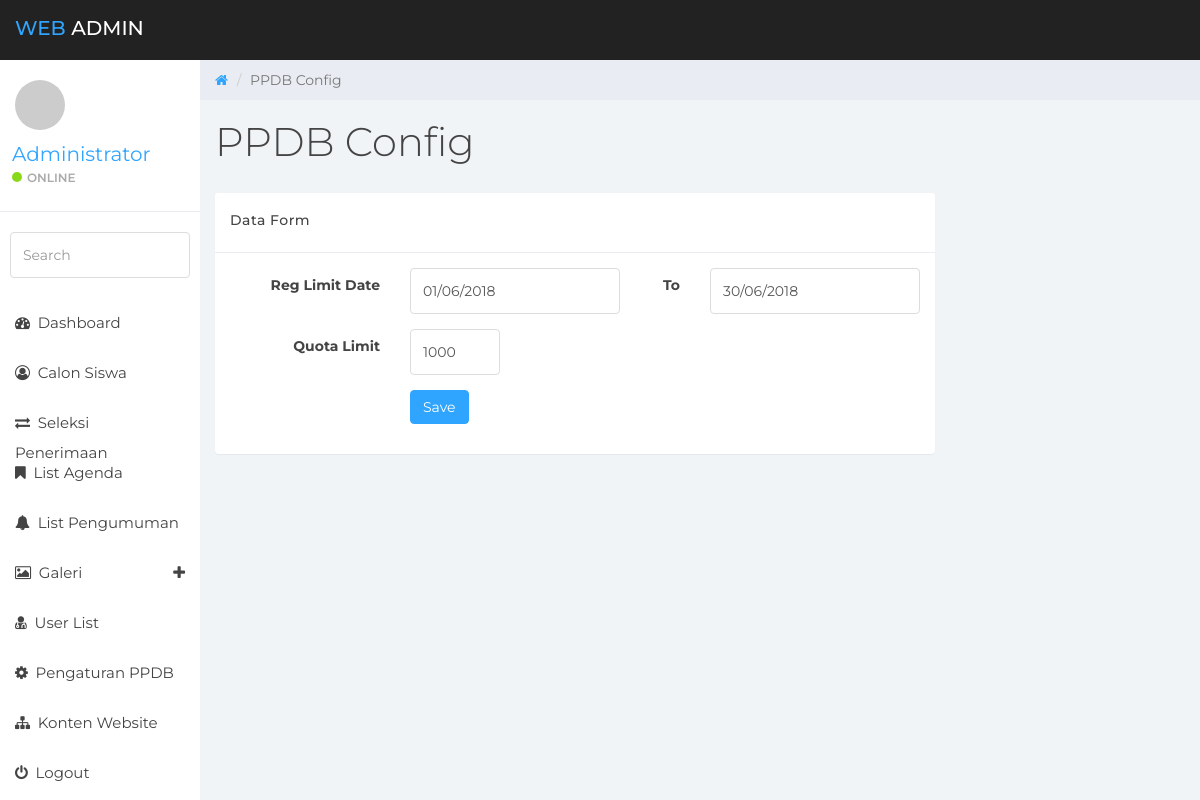
The app's page /sysadmin/?page=ppdb-config (signed in) with its own data.
### tables this page shows
CREATE TABLE `ppdb_setup` (
  `setup_id` int(5) NOT NULL,
  `setup_date_pre` date NOT NULL,
  `setup_date_post` date NOT NULL,
  `setup_quota` int(11) NOT NULL
);

### includes/constants.php (called while the page is built, shortened)
<?php
$baseurl = "http://".$_SERVER['HTTP_HOST'].str_replace(basename($_SERVER['SCRIPT_NAME']),"",$_SERVER['SCRIPT_NAME']);
?>

### includes/class.db.php (called while the page is built, shortened)
<?php
class DB
{
    private $link = null;
    static $inst = null;
    public function __construct()
    {
        try {
            $this->link = new mysqli( DB_HOST, DB_USER, DB_PASS, DB_NAME );
            $this->link->set_charset( "utf8" );
        } catch ( Exception $e ) {
            die( 'Unable to connect to database' );
        }
    }
    public function num_rows( $query )
    {
        $num_rows = $this->link->query( $query );
        if( $this->link->error )
        {
            $this->log_db_errors( $this->link->error, $query );
            return $this->link->error;
        }
        else
        {
            return $num_rows->num_rows;
        }
    }
    public function get_row( $query, $object = false )
    {
        $row = $this->link->query( $query );
        if( $this->link->error )
        {
            $this->log_db_errors( $this->link->error, $query );
            return false;
        }
        else
        {
            $r = ( !$object ) ? $row->fetch_row() : $row->fetch_object();
            return $r;
        }
    }
    static function getInstance()
    {
        if( self::$inst == null )
        {
            self::$inst = new DB();
        }
        return self::$inst;
    }
}

### sysadmin/modules/setup/v_form.php (the view, shortened to what this page needs)
<?php
$pagetitle = "PPDB Config";
$act = "modules/setup/do_task.php";
$getpage = "ppdb-config";
$getact = htmlspecialchars($_GET["act"], ENT_QUOTES, 'UTF-8');
?>
<div class="row">
    <ol class="breadcrumb">
        <li><a href="<?php echo $baseurl;?>">
            <em class="fa fa-home"></em>
        </a></li>
        <li class="active"><?php echo $pagetitle;?></li>
    </ol>
</div>
<div class="row">
    <div class="col-lg-12">
        <h1 class="page-header"><?php echo $pagetitle;?></h1>
    </div>
</div>
<?php
switch($getact){
    default:
$key = htmlspecialchars(1, ENT_QUOTES, 'UTF-8');
$query = "SELECT * FROM ppdb_setup WHERE setup_id = '$key' ";
if( $database->num_rows( $query ) > 0 )
{
    list( $id, $predate, $postdate, $quota ) = $database->get_row( $query );
    $vpredate = $predate == "0000-00-00" ? date("d/m/Y") : date("d/m/Y", strtotime($predate));
    $vpostdate = $postdate == "0000-00-00" ? date("d/m/Y") : date("d/m/Y", strtotime($postdate));
    $vquota = $quota == 0 ? 1000 : (int) $quota;
?>
<div class="row">
    <div class="col-lg-9">
        <div class="panel panel-default">
            <div class="panel-heading">
                <h5>Data Form</h5>
            </div>
            <div class="panel-body">
                <form role="form" class="form-horizontal" method="POST" action="<?php echo $act.'?page='.$getpage;?>&act=update">
                    <div class="form-group">
                        <label class="col-sm-3 control-label">Reg Limit Date</label>
                        <div class="col-sm-4">
                            <input type="text" name="fpredate" class="form-control datepicker" value="<?php echo $vpredate; ?>">
                        </div>
                        <label class="col-sm-1 control-label"> To </label>
                        <div class="col-sm-4">
                            <input type="text" name="fpostdate" class="form-control datepicker" value="<?php echo $vpostdate; ?>">
                        </div>
                    </div>
                    <div class="form-group">
                        <label class="col-sm-3 control-label">Quota Limit</label>
                        <div class="col-sm-2">
                            <input type="number" name="fquota" class="form-control" id="fquota" value="<?php echo $vquota; ?>">
                        </div>
                    </div>
                    <div class="form-group">
                        <div class="col-sm-offset-3 col-sm-9">
                            <button type="submit" class="btn btn-primary">Save</button>
                        </div>
                    </div>
                </form>
            </div>
        </div>
    </div>
</div>
<?php
}else{
echo '<div class="row"><div class="col-lg-12"> '
    . '<div class="panel panel-default">'
    . '<div class="panel-body"><h2 class="text-center">Data Not Available</h2></div>'
    . '</div>'
    . '</div></div>';
}
break;
}
?>

### sysadmin/assets/css/styles.css (style rules this page uses)
body { background: #f1f4f7; padding-top: 60px; font-size: 14px; color: #444444; font-family: "Montserrat", "Helvetica Neue", Helvetica, Arial, sans-serif; }
a, a:hover, a:focus { color: #30a5ff; }
h1, h2, h3, h4, h5, h6 { color: #444444; }
h1 { font-weight: 300; font-size: 40px; }
input.form-control { border: 1px solid #ddd; box-shadow: none; height: 46px; }
.btn-primary, .btn-primary:hover, .btn-primary:focus, .btn-primary:active, .btn-primary.active, .open > .dropdown-toggle.btn-primary, .btn-primary.disabled, .btn-primary[disabled], fieldset[disabled] .btn-primary, .btn-primary.disabled:hover, .btn-primary[disabled]:hover, fieldset[disabled] .btn-primary:hover, .btn-primary.disabled:focus, .btn-primary[disabled]:focus, fieldset[disabled] .btn-primary:focus, .btn-primary.disabled:active, .btn-primary[disabled]:active, fieldset[disabled] .btn-primary:active, .btn-primary.disabled.active, .btn-primary[disabled].active, fieldset[disabled] .btn-primary.active { background-color: #30a5ff; border-color: #30a5ff; }
.panel { border: 0; }
.panel-heading { font-size: 20px; font-weight: 300; letter-spacing: 0.025em; height: 60px; line-height: 38px; }
.panel-default .panel-heading { background: #fff; border-bottom: 1px solid #e9ecf2; color: #444444; }
.breadcrumb { border-radius: 0; padding: 10px 15px 10px 15px; background: #e9ecf2; margin: 0; }
h1.page-header { margin-top: 20px; border-bottom: 0; }

### records on screen
ppdb_setup: fpredate "01/06/2018", fpostdate "30/06/2018", fquota "1000"

### other values on screen
$_SESSION['vName'] "Administrator"
$pagetitle "PPDB Config"
